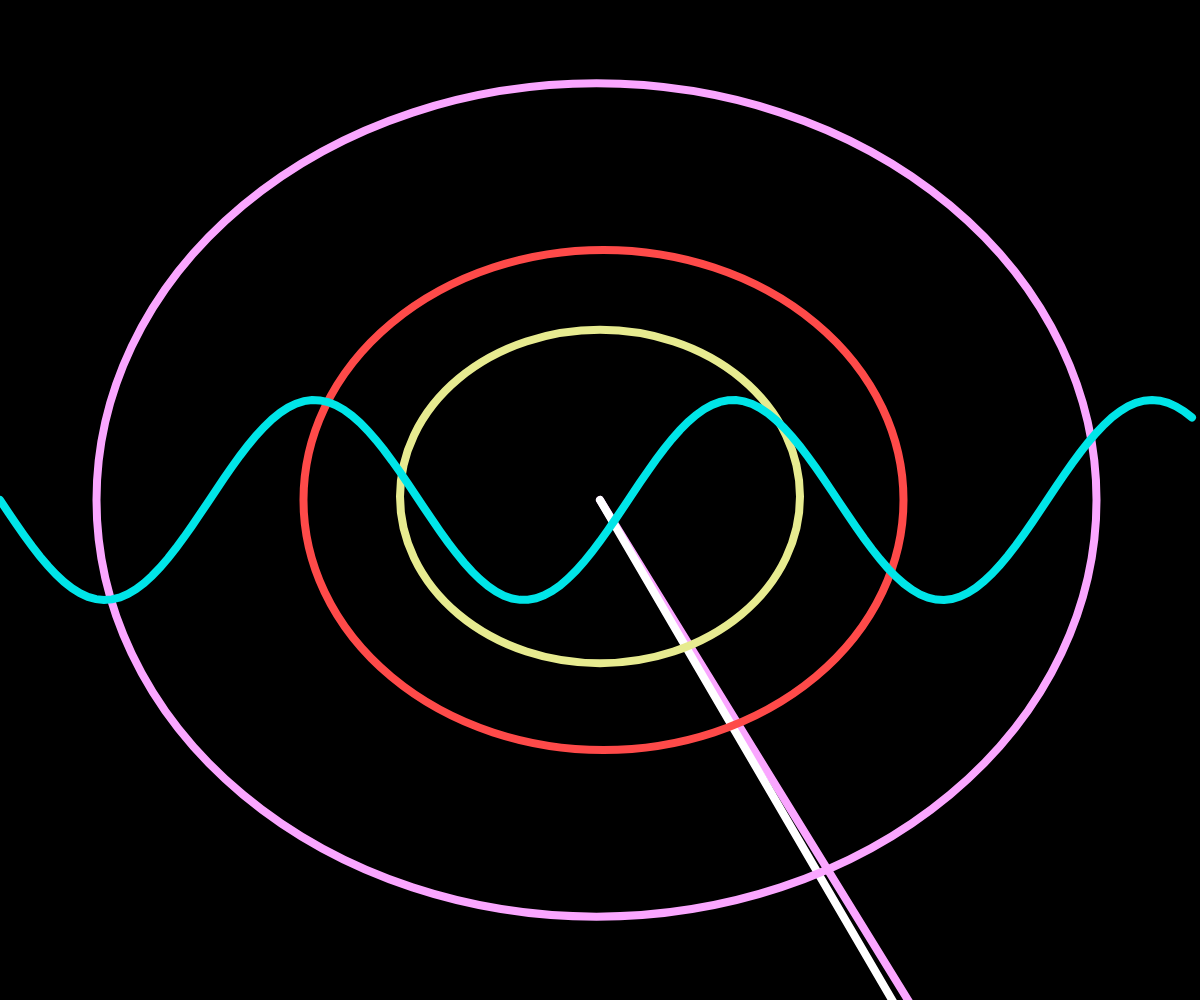
Frame 1 (no input)
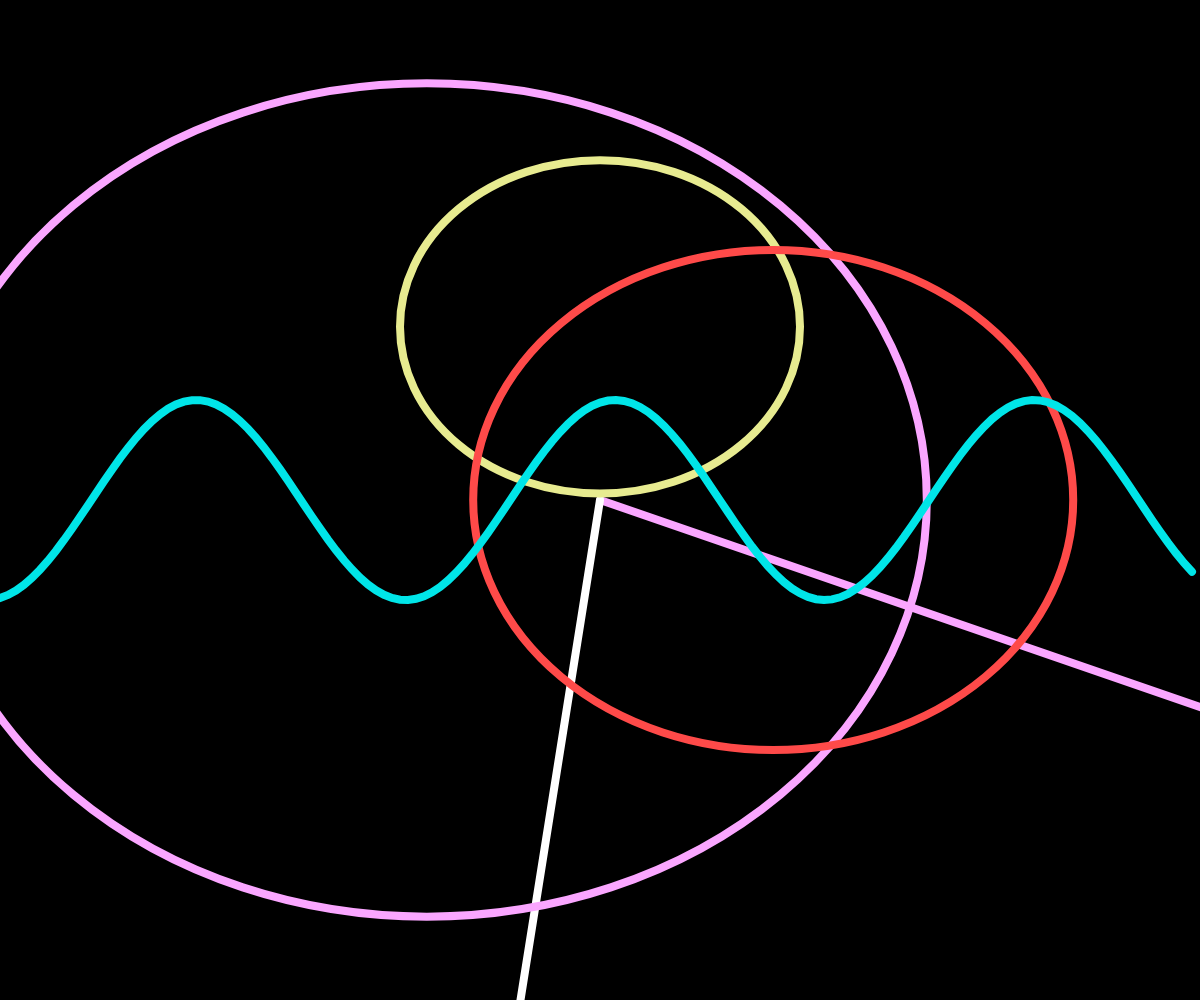
Frame 60 (no input)
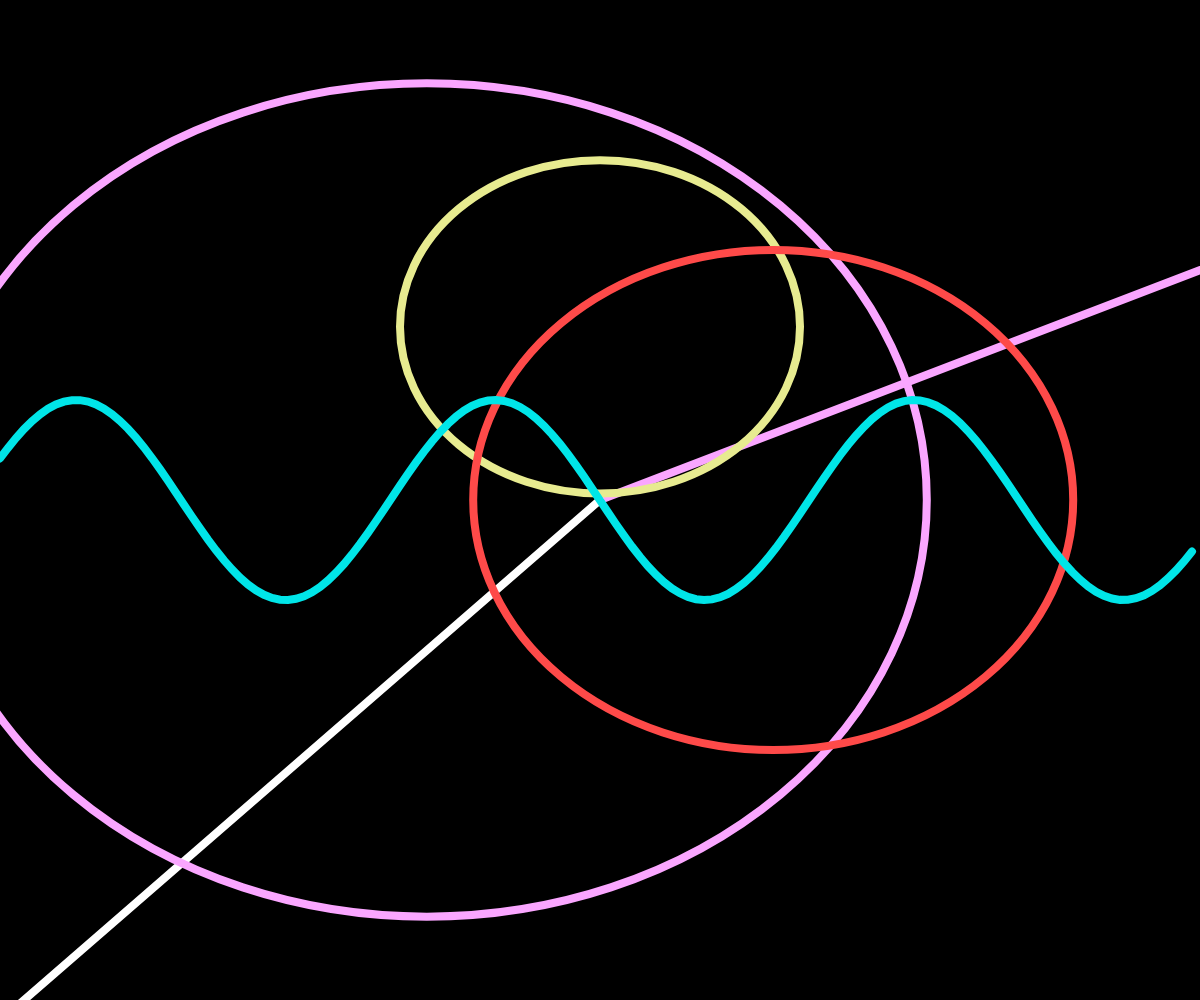
Frame 120 (the mouse pressed at the canvas centre since frame 60)

The p5.js sketch that drew these frames (run headless with seeded random() and noise() and a simulated clock; from frame 60 on, the mouse is pressed at the canvas centre):

// p5.js sketch
// ── sketch.js
// GLOBAL VARIABLES



// colors

let bg = '#011C27';
let st = '#FAA6FF';
let nd = '#4F172A';
let rd = '#00E5E8';
let acc = '#E7EB90';
let ext = '#FE4A49';
let wh = '#FFFFFF';
let bl = '#000000';


// Wave parameters

let phase = 0.0;
let speed = 0.03;
let ampl = 100;
let freq = 0.015;


// Numerical values

let sw = 8;
let step = 8;






function setup() {
  createCanvas(windowWidth, windowHeight);
  smooth();
  
}

function draw() {
  
  background(bl);
  

// line 1
  
    push();
    noFill();
    stroke(st);
    strokeWeight(sw);
    rectMode(CENTER);
    translate(width/2, height/2);
    rotate(radians(-frameCount/1.5));
    
    line(0, 0, width/2, height);
    pop();
  
  
  
// line 2
    
    push();
    noFill();
    stroke(wh);
    strokeWeight(sw);
    rectMode(CENTER);
    translate(width/2, height/2);
    rotate(radians(frameCount/1.5));
    
    line(0, 0, width/2, height);
    pop();
  
  
  
  
// acid ellipse 
  
    
    noFill();
    strokeWeight(sw);
    stroke(acc);
    
    // variabile ell
    
    let bgC = sin(radians(-frameCount));
    ellipse(width/2, height/2 + bgC * 200, width/3, height/3);
  
  
  

// pink ellipse 
    
    noFill();
    strokeWeight(sw);
    stroke(st);
    
    // variabile ell
    
    let ell = sin(radians(-frameCount));
    ellipse(width/2 + ell * 200, height/2, width/1.2, height/1.2);
  
  
  
  
// orange ellipse
    
    noFill();
    strokeWeight(sw);
    stroke(ext);
    
    // variabile wave
    
    let wave = sin(radians(frameCount));
    ellipse(width/2 + wave * 200, height/2, width/2, height/2);
  
  
  
  
  
  
  // sin() light-blue line
    
    noFill();
    stroke(rd);
    strokeWeight(sw);
    
    beginShape();
    
    for ( let i = 0; i < width; i += step){
      
      let y = height/2 + sin(i * freq + phase) * ampl;
      vertex (i, y);
    
    }
    
    endShape();
    
    phase += speed;
    
 
  
  
}

function windowResized(){
  resizeCanvas(windowWidth, windowHeight);
}
